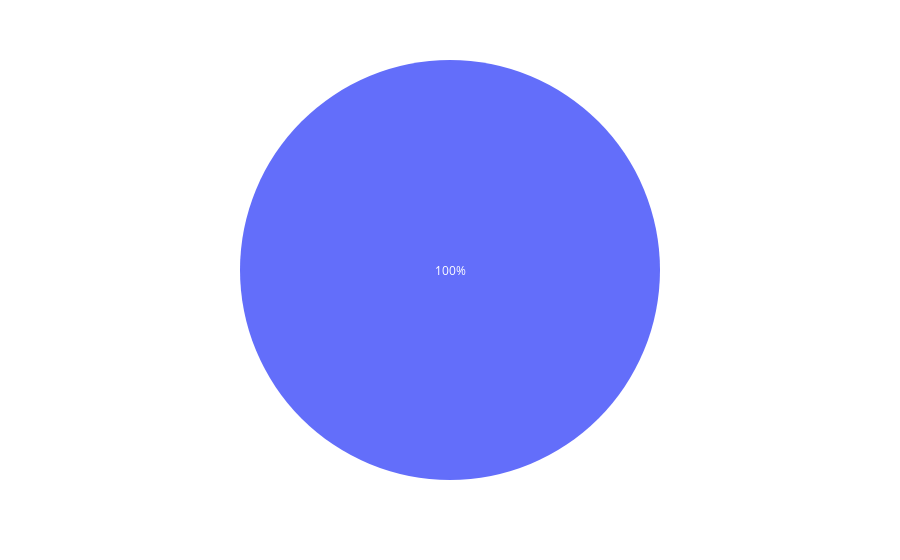

The cell this chart's notebook holds for it:
### Code cell
d1 = df[df.Seller == 'zont-msk.ru']
d2 = d1.groupby("Top Offer").count()

d2.head()


fig = px.pie(d2, values="In Stock")
fig.show()

### Figure 1 — Plotly figure (JSON) as saved in the notebook; plotly's stock layout.template omitted (floating-point values rounded to 4 significant figures)
{"data": [{"domain": {"x": [0, 1], "y": [0, 1]}, "hovertemplate": "In Stock=%{value}<extra></extra>", "legendgroup": "", "name": "", "showlegend": false, "type": "pie", "values": [37]}], "layout": {"legend": {"tracegroupgap": 0}, "margin": {"t": 60}}}
